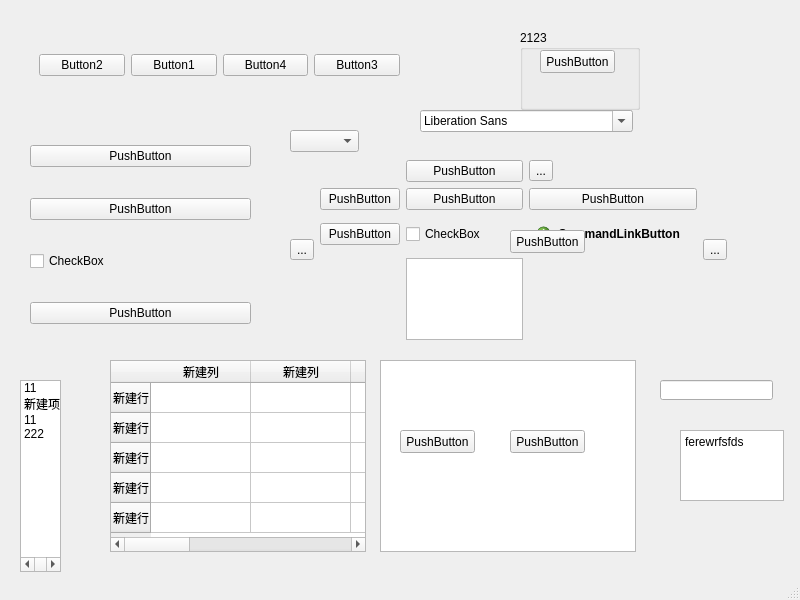
<?xml version="1.0" encoding="UTF-8"?>
<ui version="4.0">
 <class>MainWindow</class>
 <widget class="QMainWindow" name="MainWindow">
  <property name="geometry">
   <rect>
    <x>0</x>
    <y>0</y>
    <width>800</width>
    <height>600</height>
   </rect>
  </property>
  <property name="windowTitle">
   <string>MainWindow</string>
  </property>
  <widget class="QWidget" name="centralwidget">
   <widget class="QWidget" name="horizontalLayoutWidget">
    <property name="geometry">
     <rect>
      <x>290</x>
      <y>160</y>
      <width>437</width>
      <height>180</height>
     </rect>
    </property>
    <layout class="QHBoxLayout" name="horizontalLayout_2">
     <item>
      <widget class="QToolButton" name="toolButton_2">
       <property name="text">
        <string>...</string>
       </property>
      </widget>
     </item>
     <item>
      <layout class="QGridLayout" name="gridLayout">
       <item row="3" column="0">
        <widget class="QPushButton" name="pushButton_8">
         <property name="text">
          <string>PushButton</string>
         </property>
        </widget>
       </item>
       <item row="3" column="1">
        <widget class="QCheckBox" name="checkBox_2">
         <property name="text">
          <string>CheckBox</string>
         </property>
        </widget>
       </item>
       <item row="0" column="1">
        <widget class="QPushButton" name="pushButton_13">
         <property name="text">
          <string>PushButton</string>
         </property>
        </widget>
       </item>
       <item row="3" column="2">
        <widget class="QCommandLinkButton" name="commandLinkButton">
         <property name="text">
          <string>CommandLinkButton</string>
         </property>
        </widget>
       </item>
       <item row="0" column="2">
        <widget class="QToolButton" name="toolButton_3">
         <property name="text">
          <string>...</string>
         </property>
        </widget>
       </item>
       <item row="1" column="1">
        <widget class="QPushButton" name="pushButton_11">
         <property name="text">
          <string>PushButton</string>
         </property>
        </widget>
       </item>
       <item row="1" column="2">
        <widget class="QPushButton" name="pushButton_12">
         <property name="text">
          <string>PushButton</string>
         </property>
        </widget>
       </item>
       <item row="1" column="0">
        <widget class="QPushButton" name="pushButton_9">
         <property name="text">
          <string>PushButton</string>
         </property>
        </widget>
       </item>
       <item row="4" column="1">
        <widget class="QTreeView" name="treeView"/>
       </item>
      </layout>
     </item>
     <item>
      <widget class="QToolButton" name="toolButton">
       <property name="text">
        <string>...</string>
       </property>
      </widget>
     </item>
    </layout>
   </widget>
   <widget class="QWidget" name="verticalLayoutWidget">
    <property name="geometry">
     <rect>
      <x>30</x>
      <y>120</y>
      <width>221</width>
      <height>231</height>
     </rect>
    </property>
    <layout class="QVBoxLayout" name="verticalLayout">
     <item>
      <widget class="QPushButton" name="pushButton_5">
       <property name="text">
        <string>PushButton</string>
       </property>
      </widget>
     </item>
     <item>
      <widget class="QPushButton" name="pushButton_6">
       <property name="text">
        <string>PushButton</string>
       </property>
      </widget>
     </item>
     <item>
      <widget class="QCheckBox" name="checkBox">
       <property name="text">
        <string>CheckBox</string>
       </property>
      </widget>
     </item>
     <item>
      <widget class="QPushButton" name="pushButton_7">
       <property name="text">
        <string>PushButton</string>
       </property>
      </widget>
     </item>
    </layout>
   </widget>
   <widget class="QWidget" name="layoutWidget">
    <property name="geometry">
     <rect>
      <x>39</x>
      <y>30</y>
      <width>361</width>
      <height>71</height>
     </rect>
    </property>
    <property name="minimumSize">
     <size>
      <width>320</width>
      <height>0</height>
     </size>
    </property>
    <layout class="QHBoxLayout" name="horizontalLayout">
     <item>
      <widget class="QPushButton" name="pushButton_2">
       <property name="minimumSize">
        <size>
         <width>75</width>
         <height>0</height>
        </size>
       </property>
       <property name="text">
        <string>Button2</string>
       </property>
      </widget>
     </item>
     <item>
      <widget class="QPushButton" name="pushButton">
       <property name="minimumSize">
        <size>
         <width>75</width>
         <height>0</height>
        </size>
       </property>
       <property name="text">
        <string>Button1</string>
       </property>
      </widget>
     </item>
     <item>
      <widget class="QPushButton" name="pushButton_4">
       <property name="minimumSize">
        <size>
         <width>75</width>
         <height>0</height>
        </size>
       </property>
       <property name="mouseTracking">
        <bool>true</bool>
       </property>
       <property name="tabletTracking">
        <bool>true</bool>
       </property>
       <property name="text">
        <string>Button4</string>
       </property>
      </widget>
     </item>
     <item>
      <widget class="QPushButton" name="pushButton_3">
       <property name="minimumSize">
        <size>
         <width>75</width>
         <height>0</height>
        </size>
       </property>
       <property name="text">
        <string>Button3</string>
       </property>
      </widget>
     </item>
    </layout>
   </widget>
   <widget class="QPushButton" name="pushButton_10">
    <property name="geometry">
     <rect>
      <x>510</x>
      <y>230</y>
      <width>75</width>
      <height>23</height>
     </rect>
    </property>
    <property name="text">
     <string>PushButton</string>
    </property>
   </widget>
   <widget class="QTreeView" name="treeView_2">
    <property name="geometry">
     <rect>
      <x>380</x>
      <y>360</y>
      <width>256</width>
      <height>192</height>
     </rect>
    </property>
   </widget>
   <widget class="QPushButton" name="pushButton_14">
    <property name="geometry">
     <rect>
      <x>400</x>
      <y>430</y>
      <width>75</width>
      <height>23</height>
     </rect>
    </property>
    <property name="text">
     <string>PushButton</string>
    </property>
   </widget>
   <widget class="QPushButton" name="pushButton_15">
    <property name="geometry">
     <rect>
      <x>510</x>
      <y>430</y>
      <width>75</width>
      <height>23</height>
     </rect>
    </property>
    <property name="text">
     <string>PushButton</string>
    </property>
   </widget>
   <widget class="QListWidget" name="listWidget">
    <property name="geometry">
     <rect>
      <x>20</x>
      <y>380</y>
      <width>41</width>
      <height>192</height>
     </rect>
    </property>
    <item>
     <property name="text">
      <string>11</string>
     </property>
    </item>
    <item>
     <property name="text">
      <string>新建项目</string>
     </property>
    </item>
    <item>
     <property name="text">
      <string>11</string>
     </property>
    </item>
    <item>
     <property name="text">
      <string>222</string>
     </property>
    </item>
   </widget>
   <widget class="QTableWidget" name="tableWidget">
    <property name="geometry">
     <rect>
      <x>110</x>
      <y>360</y>
      <width>256</width>
      <height>192</height>
     </rect>
    </property>
    <row>
     <property name="text">
      <string>新建行</string>
     </property>
    </row>
    <row>
     <property name="text">
      <string>新建行</string>
     </property>
    </row>
    <row>
     <property name="text">
      <string>新建行</string>
     </property>
    </row>
    <row>
     <property name="text">
      <string>新建行</string>
     </property>
    </row>
    <row>
     <property name="text">
      <string>新建行</string>
     </property>
    </row>
    <column>
     <property name="text">
      <string>新建列</string>
     </property>
    </column>
    <column>
     <property name="text">
      <string>新建列</string>
     </property>
    </column>
    <column>
     <property name="text">
      <string>新建列</string>
     </property>
    </column>
    <column>
     <property name="text">
      <string>新建列</string>
     </property>
    </column>
    <column>
     <property name="text">
      <string>新建列</string>
     </property>
    </column>
    <column>
     <property name="text">
      <string>新建列</string>
     </property>
    </column>
    <column>
     <property name="text">
      <string>新建列</string>
     </property>
    </column>
   </widget>
   <widget class="QGroupBox" name="groupBox">
    <property name="geometry">
     <rect>
      <x>520</x>
      <y>30</y>
      <width>120</width>
      <height>80</height>
     </rect>
    </property>
    <property name="title">
     <string>2123</string>
    </property>
    <widget class="QPushButton" name="pushButton_16">
     <property name="geometry">
      <rect>
       <x>20</x>
       <y>20</y>
       <width>75</width>
       <height>23</height>
      </rect>
     </property>
     <property name="text">
      <string>PushButton</string>
     </property>
    </widget>
   </widget>
   <widget class="QComboBox" name="comboBox">
    <property name="geometry">
     <rect>
      <x>290</x>
      <y>130</y>
      <width>69</width>
      <height>22</height>
     </rect>
    </property>
   </widget>
   <widget class="QFontComboBox" name="fontComboBox">
    <property name="geometry">
     <rect>
      <x>420</x>
      <y>110</y>
      <width>213</width>
      <height>22</height>
     </rect>
    </property>
   </widget>
   <widget class="QLineEdit" name="lineEdit">
    <property name="geometry">
     <rect>
      <x>660</x>
      <y>380</y>
      <width>113</width>
      <height>20</height>
     </rect>
    </property>
   </widget>
   <widget class="QTextEdit" name="textEdit">
    <property name="geometry">
     <rect>
      <x>680</x>
      <y>430</y>
      <width>104</width>
      <height>71</height>
     </rect>
    </property>
    <property name="html">
     <string>&lt;!DOCTYPE HTML PUBLIC &quot;-//W3C//DTD HTML 4.0//EN&quot; &quot;http://www.w3.org/TR/REC-html40/strict.dtd&quot;&gt;
&lt;html&gt;&lt;head&gt;&lt;meta name=&quot;qrichtext&quot; content=&quot;1&quot; /&gt;&lt;style type=&quot;text/css&quot;&gt;
p, li { white-space: pre-wrap; }
&lt;/style&gt;&lt;/head&gt;&lt;body style=&quot; font-family:'SimSun'; font-size:9pt; font-weight:400; font-style:normal;&quot;&gt;
&lt;p style=&quot; margin-top:0px; margin-bottom:0px; margin-left:0px; margin-right:0px; -qt-block-indent:0; text-indent:0px;&quot;&gt;ferewrfsfds&lt;/p&gt;&lt;/body&gt;&lt;/html&gt;</string>
    </property>
   </widget>
  </widget>
  <widget class="QMenuBar" name="menubar">
   <property name="geometry">
    <rect>
     <x>0</x>
     <y>0</y>
     <width>800</width>
     <height>23</height>
    </rect>
   </property>
  </widget>
  <widget class="QStatusBar" name="statusbar"/>
 </widget>
 <resources/>
 <connections/>
</ui>
